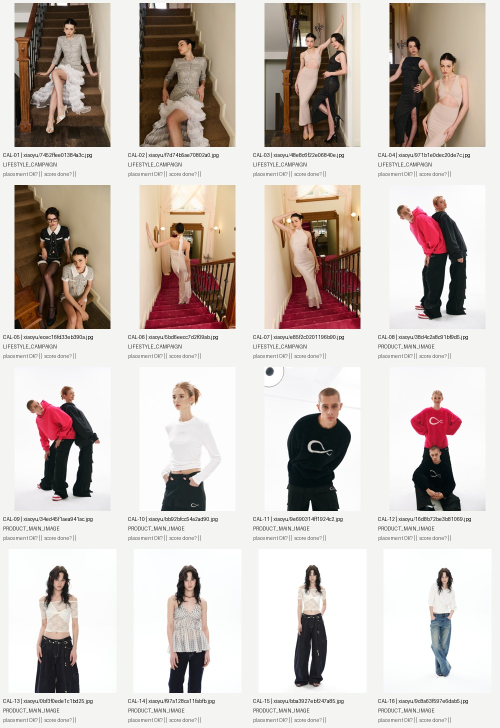
#> input picture data/commercial_reference_corpus_v0.2/calibration_contact_sheets/calibration_contact_01.jpg, 1000 x 1456 px (shown at 1/2 size)
$ python -i build_training_review_pack.py   (imports and definitions only)
#> lines starting #> are read from the running program, lines starting #| are printed output that depends on the picture
from __future__ import annotations

import csv
import hashlib
import json
import math
from pathlib import Path

import numpy as np
from PIL import Image, ImageDraw, ImageFont, ImageOps


ROOT = Path(r"D:\VisionQA")
XIAOYU_DIR = Path(r"C:\Users\123\Desktop\小宇电商图素材")
GWANG_DIR = Path(r"C:\Users\123\Desktop\枪王电商图素材")
OUT = ROOT / "data" / "commercial_reference_corpus_v0.2"
SHEETS = OUT / "contact_sheets"
THUMB_W, THUMB_H = 240, 300
COLS, ROWS = 4, 4


# [6 lines left out: function sha256_file, not called in this run]


def image_features(path: Path) -> dict[str, object]:
    with Image.open(path) as source:
#> source is the input picture: PIL image 1000x1456 RGB; mean R, G, B 202, 192.9, 187.3
        image = ImageOps.exif_transpose(source).convert("RGB")
        width, height = image.size
#> width = 1000; height = 1456
        gray = image.convert("L").resize((9, 8), Image.Resampling.LANCZOS)
        values = np.asarray(gray, dtype=np.int16)
        bits = values[:, 1:] > values[:, :-1]
        dhash = 0
        for bit in bits.flatten():
            dhash = (dhash << 1) | int(bit)
#> this loop made 64 passes
#> (bit, dhash) on passes 3 to 14: (False, 6), (True, 13), (False, 26), (True, 53), (False, 106), (True, 213), (True, 427), (True, 855), (False, 1710), (True, 3421), (False, 6842), (True, 13685)
#> dhash on passes 1 to 2: 1, 3
#> after the loop, dhash = 15408455717137798357
        average = image.convert("L").resize((8, 8), Image.Resampling.LANCZOS)
        avg_values = np.asarray(average, dtype=np.float32)
        avg_bits = avg_values > avg_values.mean()
        ahash = 0
        for bit in avg_bits.flatten():
            ahash = (ahash << 1) | int(bit)
#> this loop made 64 passes
#> (bit, ahash) on passes 2 to 13: (False, 0), (False, 0), (False, 0), (False, 0), (False, 0), (False, 0), (False, 0), (False, 0), (False, 0), (False, 0), (True, 1), (False, 2)
#> after the loop, ahash = 4822475178442623
        small = np.asarray(image.resize((64, 64), Image.Resampling.BILINEAR))
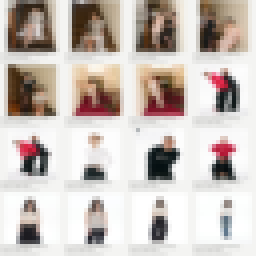
#> small: shape (64, 64, 3) (shown 4 times larger); mean R, G, B 201.9, 192.8, 187.2
        hist = []
        for channel in range(3):
            values, _ = np.histogram(small[:, :, channel], bins=8, range=(0, 256))
            hist.extend(values.astype(np.float64))
#> this loop made 3 passes
#> values on passes 1 to 3: [66, 162, 241, 225, 210, 232, 612, 2348], [115, 326, 245, 183, 211, 258, 531, 2227], [204, 301, 265, 216, 226, 227, 487, 2170]
#> after the loop, hist = [66, 162, 241, 225, 210, 232, 612, 2348, 115, 326, 245, 183, 211, 258, 531, 2227, 204, 301, 265, 216, 226, 227, 487, 2170]
        hist_array = np.asarray(hist, dtype=np.float64)
#> hist_array = 24 values, max 2348 at index 7, min 66 at index 0, mean 512
        hist_array /= max(float(np.linalg.norm(hist_array)), 1.0)
#> hist_array = 24 values, max 0.57 at index 7, min 0.016 at index 0, mean 0.124
        return {
            "width": width,
            "height": height,
            "aspect_ratio": round(width / height, 4),
            "dhash": f"{dhash:016x}",
            "ahash": f"{ahash:016x}",
            "hist": hist_array,
        }


def hamming(left: str, right: str) -> int:
    return (int(left, 16) ^ int(right, 16)).bit_count()


class UnionFind:
    def __init__(self, size: int):
        self.parent = list(range(size))

    # [190 lines left out: functions find, union, build_gwang_groups, proposed_split, load_xiaoyu, load_gwang and 2 more, not called in this run]


# [2 lines not run here, left out]

>>> result = image_features('../data/commercial_reference_corpus_v0.2/calibration_contact_sheets/calibration_contact_01.jpg')
#> result = 6 items

$ run again, on data/commercial_reference_corpus_v0.2/contact_sheets/gwang_contact_03.jpg
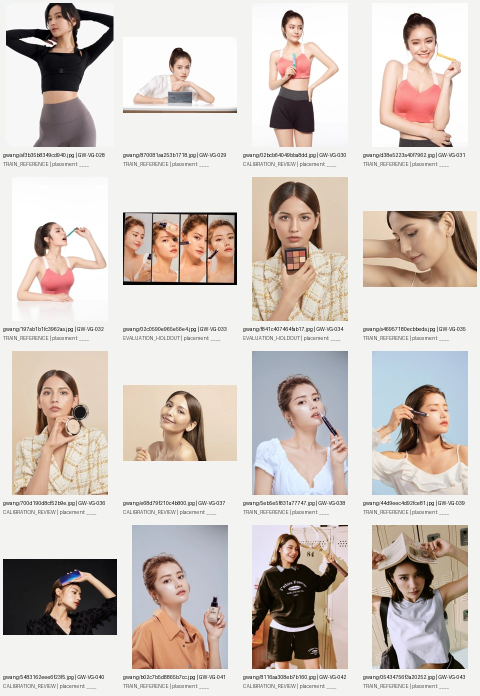
#> input picture data/commercial_reference_corpus_v0.2/contact_sheets/gwang_contact_03.jpg, 960 x 1392 px (shown at 1/2 size)
#> in image_features, source is the input picture: PIL image 960x1392 RGB; mean R, G, B 208.8, 199.1, 192.8
#> the loop in image_features, `for bit in bits.flatten():` made 64 passes
#> (bit, dhash) on passes 3 to 10: (False, 2), (True, 5), (False, 10), (True, 21), (False, 42), (True, 85), (False, 170), (True, 341)
#> after the loop in image_features, `for bit in bits.flatten():`: dhash = 6148984162340959701
#> the loop in image_features, `for bit in avg_bits.flatten():` made 64 passes
#> (bit, ahash) on passes 2 to 9: (False, 0), (True, 1), (True, 3), (True, 7), (True, 15), (True, 31), (True, 63), (False, 126)
#> after the loop in image_features, `for bit in avg_bits.flatten():`: ahash = 4555323916150575122
#> in image_features, `small = np.asarray(image.resize((64, 64), Image.Resampling.BILINEAR))`:
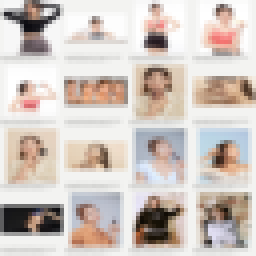
#> small: shape (64, 64, 3) (shown 4 times larger); mean R, G, B 208.8, 199, 192.8
#> the loop in image_features, `for channel in range(3):` made 3 passes
#> values on passes 1 to 3: [82, 57, 67, 133, 177, 451, 955, 2174], [95, 71, 113, 190, 321, 558, 919, 1829], [104, 96, 142, 299, 354, 520, 792, 1789]
#> after the loop in image_features, `for channel in range(3):`: hist = [82, 57, 67, 133, 177, 451, 955, 2174, 95, 71, 113, 190, 321, 558, 919, 1829, 104, 96, 142, 299, 354, 520, 792, 1789]
#> in image_features, `hist_array = np.asarray(hist, dtype=np.float64)`: hist_array = 24 values, max 2174 at index 7, min 57 at index 1, mean 512
#> in image_features, `hist_array /= max(float(np.linalg.norm(hist_array)), 1.0)`: hist_array = 24 values, max 0.563 at index 7, min 0.0148 at index 1, mean 0.133
#> result = 6 items
